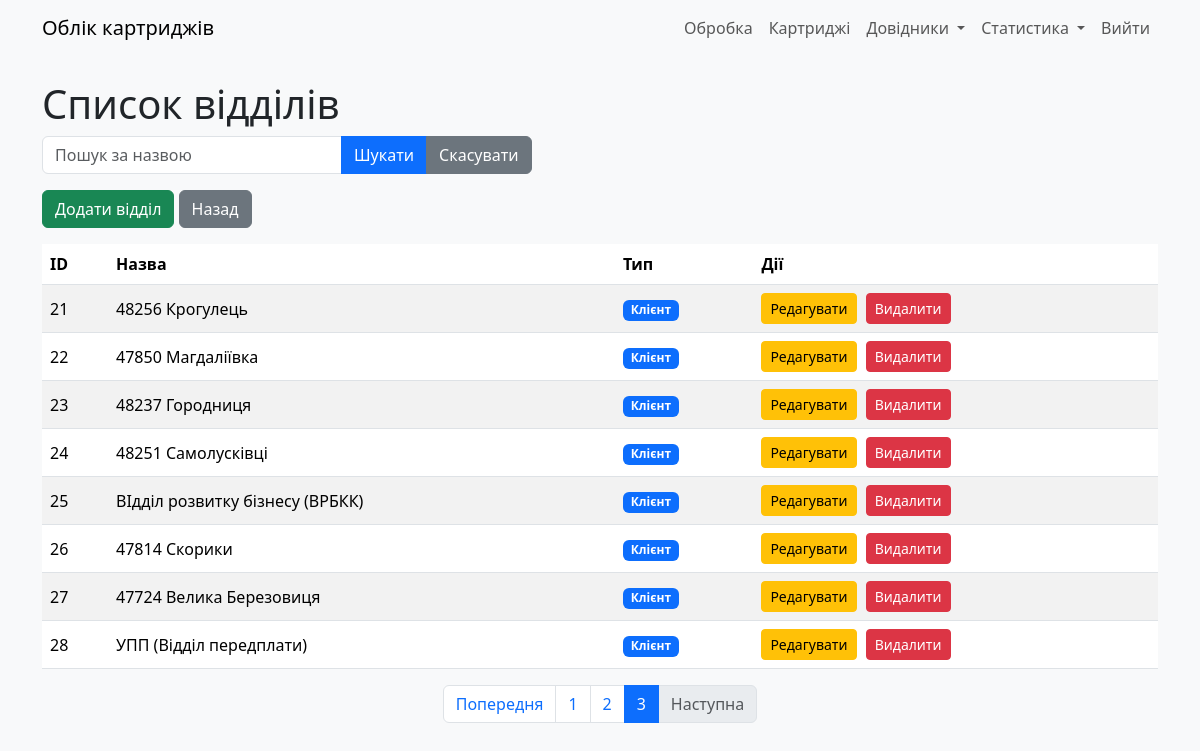
/refill_depts?page=3&search= (signed in), run on an earlier commit of the app's database.
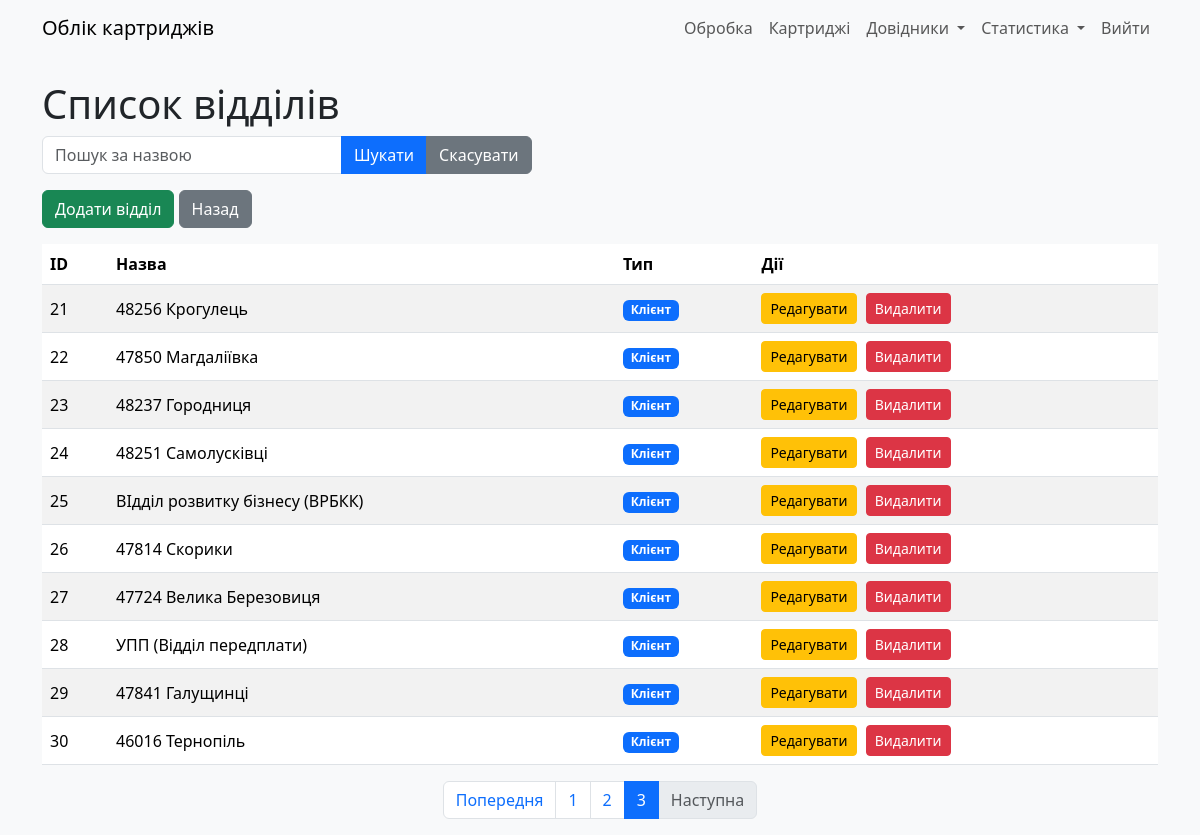
And on a later commit of the database.
### models.py (models this page shows)
class RefillDept(db.Model):
    __tablename__ = "refill_dept"
    id: Mapped[int] = mapped_column(primary_key=True)
    deptname: Mapped[str] = mapped_column(String(30))
    is_exec: Mapped[int] = mapped_column(Integer, server_default=literal(0))
    user_updated: Mapped[int] = mapped_column(ForeignKey(User.id))
    time_updated: Mapped[DateTime] = mapped_column(DateTime, server_default=func.now())

### app.py (the view)
@app.route('/refill_depts')
@login_required
def refill_depts():
    search = request.args.get('search', '')
    page = request.args.get('page', 1, type=int)
    per_page = 10  # Кількість записів на сторінці
    query = RefillDept.query.filter(RefillDept.deptname.ilike(f'%{search}%'))
    pagination = query.paginate(page=page, per_page=per_page)
    return render_template('refill_depts.html',
                           depts=pagination.items,
                           pagination=pagination,
                           search=search)

### app.py (called while the page is built)
@login_manager.user_loader
def load_user(user_id):
    return User.query.get(int(user_id))

### templates/refill_depts.html (shortened to what this page needs)
{% extends "base.html" %}
{% block content %}
    <h1>Список відділів</h1>
    <form method="GET" class="mb-3">
        <div class="input-group">
            <input type="text" name="search" class="form-control" placeholder="Пошук за назвою" value="{{ search }}">
            <button type="submit" class="btn btn-primary">Шукати</button>
            <a href="{{ url_for('refill_depts') }}" class="btn btn-secondary">Скасувати</a>
        </div>
    </form>
    <div class="mb-3">
        <a href="{{ url_for('add_refill_dept') }}" class="btn btn-success">Додати відділ</a>
        <a href="{{ url_for('index') }}" class="btn btn-secondary">Назад</a>
    </div>
    <table class="table table-striped">
        <thead>
            <tr>
                <th>ID</th>
                <th>Назва</th>
                <th>Тип</th>
                <th>Дії</th>
            </tr>
        </thead>
        <tbody>
            {% for dept in depts %}
            <tr>
                <td>{{ dept.id }}</td>
                <td>{{ dept.deptname }}</td>
                <td>
                    {% if dept.is_exec %}
                        <span class="badge bg-success">Виконавець</span>
                    {% else %}
                        <span class="badge bg-primary">Клієнт</span>
                    {% endif %}
                </td>
                <td>
                    <a href="{{ url_for('edit_refill_dept', dept_id=dept.id) }}" class="btn btn-warning btn-sm">Редагувати</a>
                    <form action="{{ url_for('delete_refill_dept', dept_id=dept.id) }}" method="POST" class="d-inline" onsubmit="return confirm('Ви впевнені, що хочете видалити цей відділ?');">
                        <button type="submit" class="btn btn-danger btn-sm">Видалити</button>
                    </form>
                </td>
            </tr>
            {% endfor %}
        </tbody>
    </table>
    <nav aria-label="Page navigation">
        <ul class="pagination justify-content-center">
            {% if pagination.has_prev %}
                <li class="page-item">
                    <a class="page-link" href="{{ url_for('refill_depts', page=pagination.prev_num, search=search) }}">Попередня</a>
                </li>
            {% else %}
                <li class="page-item disabled">
                    <span class="page-link">Попередня</span>
                </li>
            {% endif %}
            {% for page_num in pagination.iter_pages() %}
                {% if page_num %}
                    {% if page_num == pagination.page %}
                        <li class="page-item active">
                            <span class="page-link">{{ page_num }}</span>
                        </li>
                    {% else %}
                        <li class="page-item">
                            <a class="page-link" href="{{ url_for('refill_depts', page=page_num, search=search) }}">{{ page_num }}</a>
                        </li>
                    {% endif %}
                {% else %}
                    <li class="page-item disabled">
                        <span class="page-link">...</span>
                    </li>
                {% endif %}
            {% endfor %}
            {% if pagination.has_next %}
                <li class="page-item">
                    <a class="page-link" href="{{ url_for('refill_depts', page=pagination.next_num, search=search) }}">Наступна</a>
                </li>
            {% else %}
                <li class="page-item disabled">
                    <span class="page-link">Наступна</span>
                </li>
            {% endif %}
        </ul>
    </nav>
{% endblock %}

What changed in the data, as far as the page shows it:
added RefillDept: id "29", deptname "47841 Галущинці", is_exec "Клієнт"
added RefillDept: id "30", deptname "46016 Тернопіль", is_exec "Клієнт"
